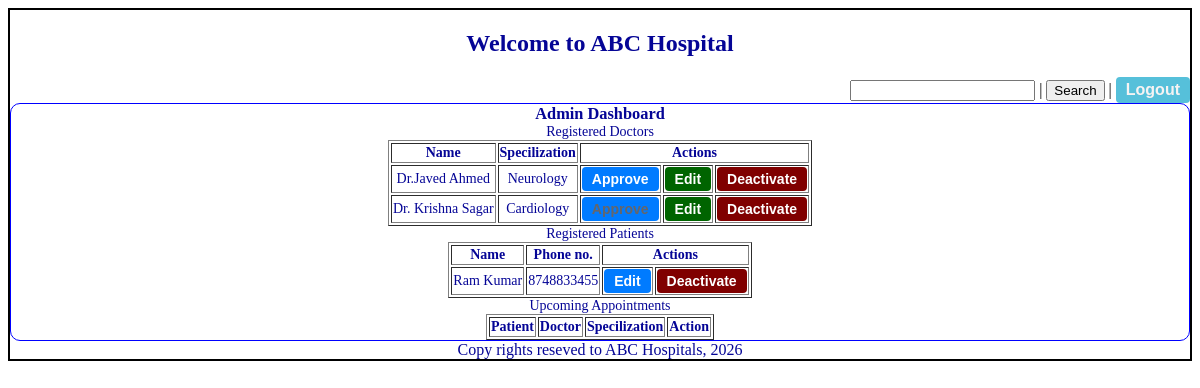
Before: /admin (signed in) with the older database file.
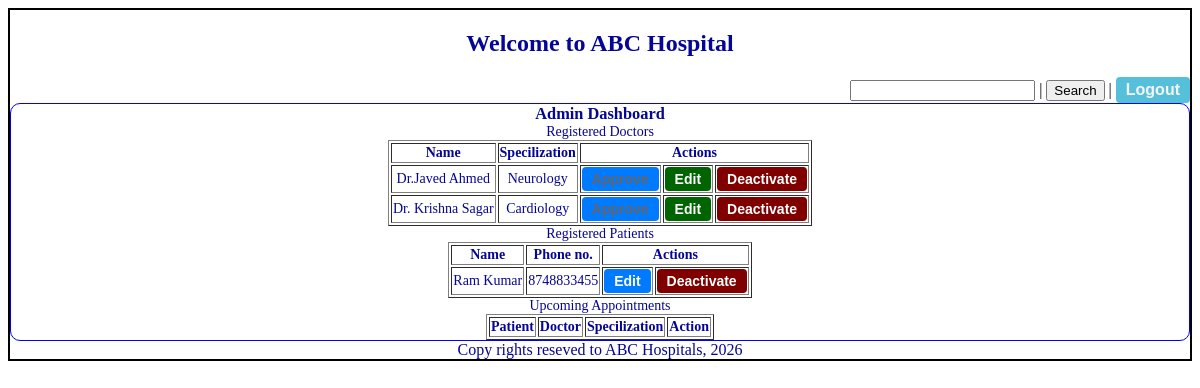
After: the same page with the newer database file.
### models.py (models this page shows)
class Dr_Profile(db.Model):
    __tablename__='dr_profile'
    id=db.Column(db.Integer,primary_key=True)
    dr_id=db.Column(db.Integer,db.ForeignKey('user_credentials.id'),nullable=False) #linking child to parent
    full_name=db.Column(db.String,nullable=False)
    address=db.Column(db.String,nullable=False)
    spl=db.Column(db.String,nullable=False)
    exp=db.Column(db.Float,nullable=False)
    phno=db.Column(db.String,nullable=False)
    status=db.Column(db.Integer,nullable=False,default=0) #0-register, 1-approved, 2-deactivated

### controller.py (the view)
@app.route("/admin")
@login_required
def admin_dashboard():
    dt_data=get_all_drs()
    pt_data=get_all_pts()
    return render_template("admin_dashboard.html",dr_data=dt_data, pt_data=pt_data)

### app.py (called while the page is built)
@login_manager.user_loader
def load_user(user_id):
    return User_Credentials.query.get(int(user_id))

### controller.py (called while the page is built)
def get_all_drs():
    dr_data=db.session.query(Dr_Profile).filter().all()
    return dr_data

def get_all_pts():
    pt_data=db.session.query(Pt_Profile).filter().all()
    return pt_data

### templates/admin_dashboard.html (shortened to what this page needs)
{% extends "base.html" %}
{% block content %}
    <div class="dashboard-form">
        <form>
        <h3 class="center">Admin Dashboard</h3>
        <table class="center" name="Doctors" border="1">
        <caption>Registered Doctors</caption>
        <tr><th>Name</th><th>Specilization</th><th colspan="3">Actions</th></tr>
        {% for d in dr_data %}
            <tr><td>{{d.full_name}}</td><td>{{d.spl}}</td><td><a href="/approve_dr?dr_id={{d.dr_id}}" class='btn-link {% if d.status == 1 %} disabled-link {% endif %}' >Approve</a></td><td><a href="/ed_dr?dr_id={{d.dr_id}}" class='btn-link btn-done'>Edit</a></td><td><a href="#" class='btn-link btn-danger'>Deactivate</a></td></tr>
        {% endfor %}
        </table>
        <table class="center" name="Patients" border="1">
        <caption>Registered Patients</caption>
        <tr><th>Name</th><th>Phone no.</th><th colspan="2">Actions</th></tr>
        {% for p in pt_data %}
            <tr><td>{{p.full_name}}</td><td>{{p.phno}}</td><td><a href="#" class='btn-link'>Edit</a></td><td><a href="#" class='btn-link btn-danger'>Deactivate</a></td></tr>
        {% endfor %}
        </table>
        <table class="center" name="Appointments" border="1">
        <caption>Upcoming Appointments</caption>
        <tr><th>Patient</th><th>Doctor</th><th>Specilization</th><th>Action</th></tr>
        </table>
        </form>
    </div>
{% endblock %}

Changed rows visible on the page:
changed Dr_Profile "Dr.Javed Ahmed": no longer shows "Approve"
